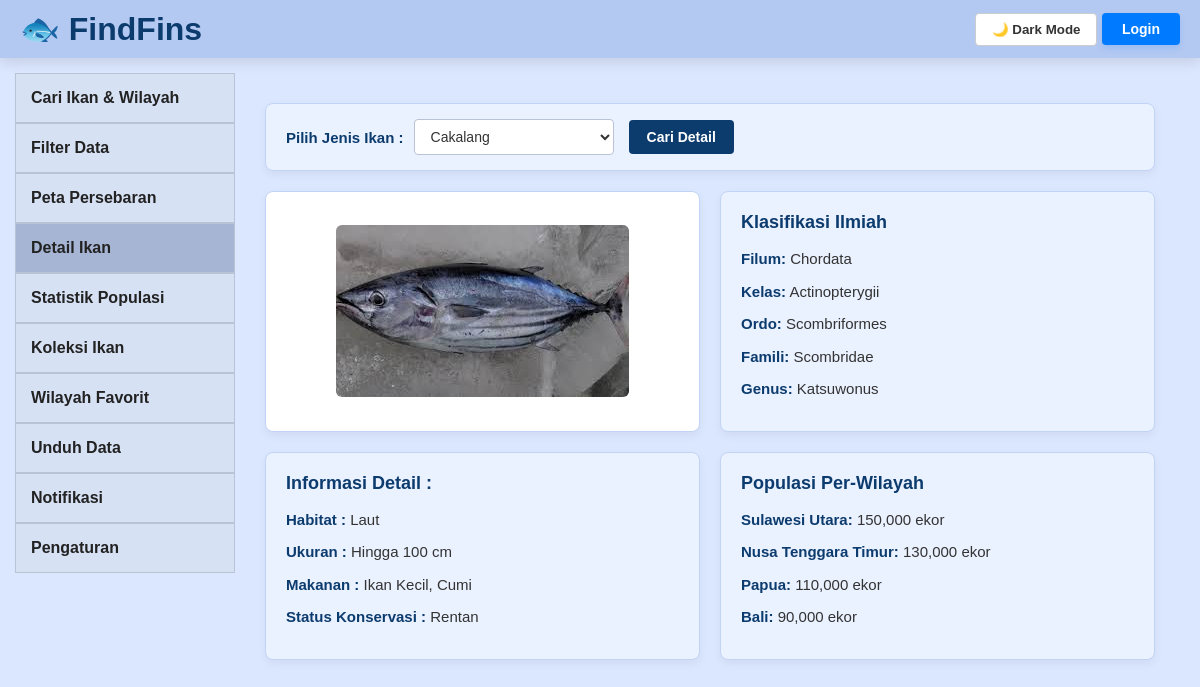
The app's page /pages/detail.php?fish_id=4 with its own data.
### tables this page shows
CREATE TABLE MsFishDetail (
    fish_id             INT AUTO_INCREMENT PRIMARY KEY,
    fish_name           VARCHAR(100) NOT NULL,
    phylum              VARCHAR(100) DEFAULT NULL,
    class_name          VARCHAR(100) DEFAULT NULL,
    order_name          VARCHAR(100) DEFAULT NULL,
    family              VARCHAR(100) DEFAULT NULL,
    genus               VARCHAR(100) DEFAULT NULL,
    habitat             VARCHAR(100) DEFAULT NULL,
    size_info           VARCHAR(150) DEFAULT NULL,
    food                VARCHAR(150) DEFAULT NULL,
    conservation_status enum('Aman','Rentan','Terancam','Kritis') DEFAULT 'Aman',
    fish_image          VARCHAR(255) DEFAULT NULL
);

CREATE TABLE MsFishGeo (
    geo_id      INT AUTO_INCREMENT PRIMARY KEY,
    fish_id     INT NOT NULL,
    island_id   INT NOT NULL,
    region_id   INT NOT NULL,
    population  INT DEFAULT 0,
    FOREIGN KEY (fish_id)   REFERENCES MsFishDetail(fish_id),
    FOREIGN KEY (island_id) REFERENCES MsIsland(island_id),
    FOREIGN KEY (region_id) REFERENCES MsRegion(region_id)
);

CREATE TABLE MsRegion (
    region_id   INT AUTO_INCREMENT PRIMARY KEY,
    island_id   INT NOT NULL,
    region_name VARCHAR(100) NOT NULL,
    FOREIGN KEY (island_id) REFERENCES MsIsland(island_id)
);

### pages/detail.php (the view, shortened to what this page needs)
<?php
$currentPage = 'detail';
require_once "../config/db.php";
$listFishQuery = mysqli_query($conn, "SELECT fish_id, fish_name FROM MsFishDetail ORDER BY fish_name ASC");
$fish_id = $_GET['fish_id'] ?? '';
$fishQuery = mysqli_query($conn, "
    SELECT
        fish_name, phylum, class_name, order_name, family,
        genus, habitat, size_info, food, conservation_status, fish_image
    FROM MsFishDetail
    WHERE fish_id = '".mysqli_real_escape_string($conn, $fish_id)."'
    LIMIT 1
");
$fishData = mysqli_fetch_assoc($fishQuery);
$geoQuery = mysqli_query($conn, "
    SELECT r.region_name, g.population
    FROM MsFishGeo g
    JOIN MsRegion r ON g.region_id = r.region_id
    WHERE g.fish_id = '".mysqli_real_escape_string($conn, $fish_id)."'
");
?>
<!DOCTYPE html>
<html lang="id">
<head>
    <link rel="stylesheet" href="../assets/css/detail.css">
</head>
<body>
    <div class="topbar">
        <div class="logo">
            <a href="../index.php">🐟 FindFins</a>
        </div>
        <div class="topbar-right">
            <button id="darkModeBtn">
            </button>
            <?php if (isset($_SESSION['username'])): ?>
                <span class="user-greeting">
                    Halo, <?= htmlspecialchars($_SESSION['username']) ?>
                </span>
            <?php else: ?>
                <a href="../login.php" class="btn-login">
                    Login
                </a>
            <?php endif; ?>
        </div>
    </div>
    <div class="page-container">
        <aside class="sidebar">
            <a href="search.php" class="<?= $currentPage == 'search' ? 'active' : '' ?>">Cari Ikan & Wilayah</a>
            <a href="filter.php" class="<?= $currentPage == 'filter' ? 'active' : '' ?>">Filter Data</a>
            <a href="peta.php" class="<?= $currentPage == 'peta' ? 'active' : '' ?>">Peta Persebaran</a>
            <a href="detail.php" class="<?= $currentPage == 'detail' ? 'active' : '' ?>">Detail Ikan</a>
            <a href="population.php" class="<?= $currentPage == 'population' ? 'active' : '' ?>">Statistik Populasi</a>
            <a href="collection.php" class="<?= $currentPage == 'collection' ? 'active' : '' ?>">Koleksi Ikan</a>
            <a href="favorite.php" class="<?= $currentPage == 'favorite' ? 'active' : '' ?>">Wilayah Favorit</a>
            <a href="download.php" class="<?= $currentPage == 'download' ? 'active' : '' ?>">Unduh Data</a>
            <a href="notification.php" class="<?= $currentPage == 'notification' ? 'active' : '' ?>">Notifikasi</a>
            <a href="setting.php" class="<?= $currentPage == 'setting' ? 'active' : '' ?>">Pengaturan</a>
        </aside>
        <main class="content">
            <div class="filter-wrapper">
                <form method="GET" action="">
                    <div class="form-group">
                        <label for="fish_id">Pilih Jenis Ikan :</label>
                        <select name="fish_id" id="fish_id">
                            <?php while($row = mysqli_fetch_assoc($listFishQuery)): ?>
                                <option value="<?= $row['fish_id'] ?>" <?= $fish_id == $row['fish_id'] ? 'selected' : '' ?>>
                                    <?= htmlspecialchars($row['fish_name']) ?>
                                </option>
                            <?php endwhile; ?>
                        </select>
                    </div>
                    <button type="submit" class="btn-submit">Cari Detail</button>
                </form>
            </div>
            <?php if ($fishData): ?>
                <div class="detail-grid">
                    <div class="card image-card">
                        <img src="../<?= htmlspecialchars($fishData['fish_image']) ?>" alt="<?= htmlspecialchars($fishData['fish_name']) ?>">
                    </div>
                    <div class="card classification-card">
                        <h3>Klasifikasi Ilmiah</h3>
                        <ul>
                            <li><strong>Filum:</strong> <?= htmlspecialchars($fishData['phylum'] ?? '-') ?></li>
                            <li><strong>Kelas:</strong> <?= htmlspecialchars($fishData['class_name'] ?? '-') ?></li>
                            <li><strong>Ordo:</strong> <?= htmlspecialchars($fishData['order_name'] ?? '-') ?></li>
                            <li><strong>Famili:</strong> <?= htmlspecialchars($fishData['family'] ?? '-') ?></li>
                            <li><strong>Genus:</strong> <?= htmlspecialchars($fishData['genus'] ?? '-') ?></li>
                        </ul>
                    </div>
                    <div class="card info-card">
                        <h3>Informasi Detail :</h3>
                        <ul>
                            <li><strong>Habitat :</strong> <?= htmlspecialchars($fishData['habitat'] ?? '-') ?></li>
                            <li><strong>Ukuran :</strong> <?= htmlspecialchars($fishData['size_info'] ?? '-') ?></li>
                            <li><strong>Makanan :</strong> <?= htmlspecialchars($fishData['food'] ?? '-') ?></li>
                            <li><strong>Status Konservasi :</strong> <?= htmlspecialchars($fishData['conservation_status'] ?? '-') ?></li>
                        </ul>
                    </div>
                    <div class="card population-card">
                        <h3>Populasi Per-Wilayah</h3>
                        <ul>
                            <?php if (mysqli_num_rows($geoQuery) > 0): ?>
                                <?php while($geo = mysqli_fetch_assoc($geoQuery)): ?>
                                    <li><strong><?= htmlspecialchars($geo['region_name']) ?>:</strong> <?= number_format($geo['population']) ?> ekor</li>
                                <?php endwhile; ?>
                            <?php else: ?>
                                <li>Data populasi wilayah belum tersedia.</li>
                            <?php endif; ?>
                        </ul>
                    </div>
                </div>
            <?php else: ?>
                <div class="card">
                    <p style="color: #222;">Data ikan dengan ID (<?= htmlspecialchars($fish_id) ?>) tidak ditemukan dalam database.</p>
                </div>
            <?php endif; ?>
        </main>
    </div>
</body>
</html>

### assets/css/detail.css (style rules this page uses)
* { margin:0; padding:0; box-sizing:border-box; font-family:Arial, sans-serif; transition: background 0.3s ease, color 0.3s ease, border-color 0.3s ease, box-shadow 0.3s ease; }
body { background: #dbe7ff; font-family: Arial, sans-serif; color: #E5F0FF; transition: background 0.3s, color 0.3s; }
.page-container { display: flex; padding: 15px; }
.topbar { display: flex; justify-content: space-between; align-items: center; background: #b4c9f1; padding: 10px 20px; box-shadow: 0 5px 12px rgba(0, 0, 0, 0.1); }
.sidebar { width: 220px; }
.sidebar a { display: block; padding: 15px; text-decoration: none; color: #222; border: 1px solid #b8c3d6; background: #d7e1f4; font-weight: bold; }
.active { background: #A6B5D4 !important; }
.content { flex: 1; padding: 30px; }
.logo { font-size: 32px; font-weight: 800; color: #0c3b6e; }
.logo a { text-decoration: none; color: #0c3b6e; }
#darkModeBtn { background: #fff; color: #333; border: 1px solid #ccc; padding: 8px 16px; border-radius: 4px; cursor: pointer; font-weight: bold; }
.btn-login { display: inline-block; background-color: #007bff; color: white; text-decoration: none; padding: 8px 20px; border-radius: 4px; font-weight: bold; font-size: 14px; box-shadow: 0 4px 6px rgba(0, 123, 255, 0.15); transition: background-color 0.2s; }
.detail-grid { display: grid; grid-template-columns: 1fr 1fr; gap: 20px; width: 100%; }
.card { background: #eaf1ff; border-radius: 8px; padding: 20px; box-shadow: 0 4px 10px rgba(0, 0, 0, 0.05); border: 1px solid #c2d4f5; }
.image-card { display: flex; justify-content: center; align-items: center; padding: 10px; background: #ffffff; }
.image-card img { max-width: 100%; height: auto; border-radius: 6px; object-fit: contain; }
.card h3 { font-size: 18px; color: #0c3b6e; margin-bottom: 15px; font-weight: bold; }
.card ul { list-style: none; padding: 0; margin: 0; }
.card ul li { font-size: 15px; color: #333; margin-bottom: 10px; line-height: 1.5; }
.card ul li strong { color: #0c3b6e; }
.filter-wrapper { background: #eaf1ff; padding: 15px 20px; border-radius: 8px; margin-bottom: 20px; border: 1px solid #c2d4f5; box-shadow: 0 4px 10px rgba(0, 0, 0, 0.05); }
.filter-wrapper form { display: flex; align-items: center; gap: 15px; flex-wrap: wrap; }
.form-group { display: flex; align-items: center; gap: 10px; }
.form-group label { font-weight: bold; color: #0c3b6e; font-size: 15px; }
.filter-wrapper select { padding: 8px 12px; font-size: 14px; border-radius: 4px; border: 1px solid #b8c3d6; background: #fff; color: #333; outline: none; min-width: 200px; cursor: pointer; }
.btn-submit { background: #0c3b6e; color: #fff; border: none; padding: 9px 18px; font-size: 14px; font-weight: bold; border-radius: 4px; cursor: pointer; transition: background 0.2s ease; }

### records on screen
msfishdetail: fish_image (picture), phylum "Chordata", class_name "Actinopterygii", order_name "Scombriformes", family "Scombridae", genus "Katsuwonus", habitat "Laut", size_info "Hingga 100 cm", food "Ikan Kecil, Cumi", conservation_status "Rentan"
msfishgeo: region.region_name "Sulawesi Utara", population "150,000"
msfishgeo: region.region_name "Nusa Tenggara Timur", population "130,000"
msfishgeo: region.region_name "Papua", population "110,000"
msfishgeo: region.region_name "Bali", population "90,000"

### other values on screen
form field fish_id "Cakalang"
